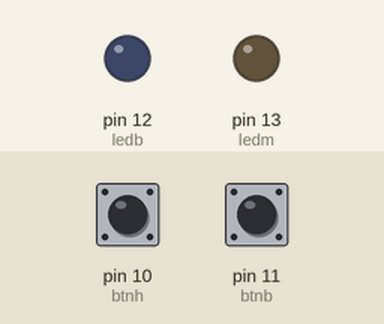
Bench run of a sketch on a simulated Arduino Uno, built with avr-gcc and run on an emulated ATmega328P. On the bench: output pins drawn as LEDs (lit = HIGH). The test bench sets the inputs (shaded band); at power-on: pin 10 (btnh) LOW, pin 11 (btnb) LOW.

Above: at 1.2 s.
1.3 s: pin 10 (btnh) pulled HIGH for 0.15 s
At 1.37 s:
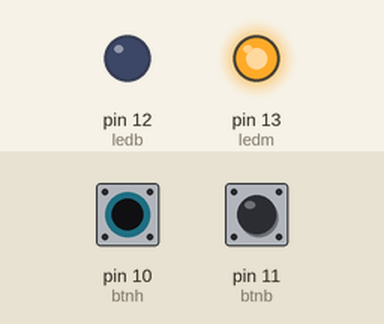
2.9 s: pin 11 (btnb) pulled HIGH for 0.15 s
At 2.97 s:
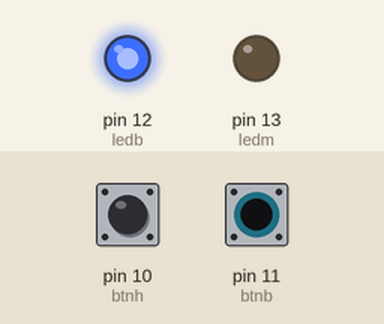
4.5 s: pin 11 (btnb) pulled HIGH for 3.2 s
At 8.9 s:
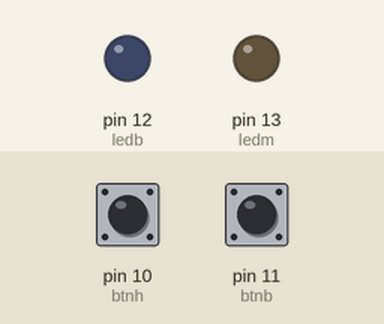
9.2 s: pin 10 (btnh) pulled HIGH for 3.2 s
At 10.3 s:
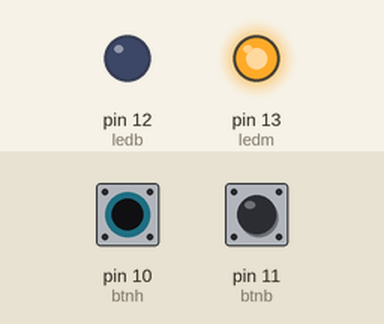
13.9 s: pin 10 (btnh) driven HIGH and pin 11 (btnb) driven HIGH
At 15.0 s:
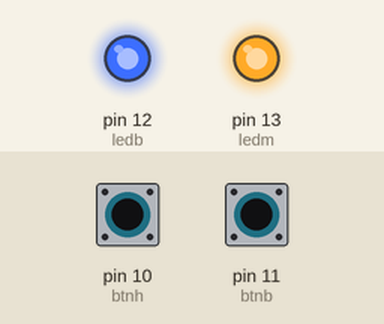
Timing chart, 0 to 16.4 s (numbered marks = the images above; inputs shaded):
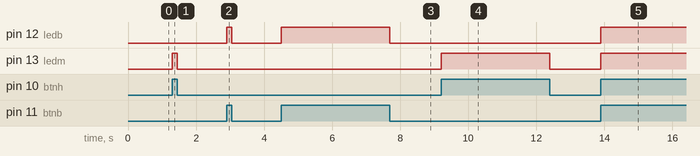

Measured:
- after the input at 1.3 s, pin 13 (ledm): LOW → HIGH at once, → LOW 0.15 s later
- after the input at 2.9 s, pin 12 (ledb): LOW → HIGH at once, → LOW 0.15 s later
- after the input at 4.5 s, pin 12 (ledb): LOW → HIGH at once, → LOW 3.2 s later
- after the input at 9.2 s, pin 13 (ledm): LOW → HIGH at once, → LOW 3.2 s later
- after the input at 13.9 s, pin 12 (ledb), pin 13 (ledm): LOW → HIGH at once

The sketch:

led.ino
```cpp
int ledb = 12; // LED ungu
int ledm = 13; // LED hijau

int btnh = 10; // Tombol hijau
int btnb = 11; // Tombol ungu

int btnstateb = 0; // Status tombol bawah
int btnstateh = 0; // Status tombol atas

void setup() {
  // Konfigurasi pin sebagai OUTPUT atau INPUT
  pinMode(ledb, OUTPUT);
  pinMode(ledm, OUTPUT);
  pinMode(btnb, INPUT);
  pinMode(btnh, INPUT);
}

void loop() {
  // Membaca status tombol
  btnstateb = digitalRead(btnb);
  btnstateh = digitalRead(btnh);
          // kondisi untuk tombol biru
  if (btnstateb == HIGH) {
    digitalWrite(ledb, HIGH);
  } else {
    digitalWrite(ledb, LOW);
  }
          // kondisi untuk tombol hijau
  if (btnstateh == HIGH) {
    digitalWrite(ledm, HIGH);
  } else {
    digitalWrite(ledm, LOW);
  }
}
```
